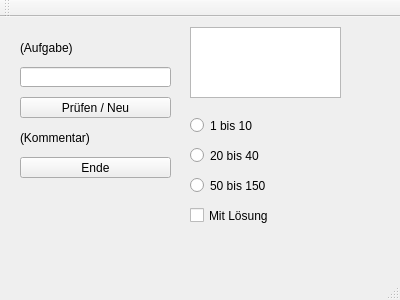
<?xml version="1.0" encoding="UTF-8"?>
<ui version="4.0">
 <class>MainWindow</class>
 <widget class="QMainWindow" name="MainWindow">
  <property name="geometry">
   <rect>
    <x>0</x>
    <y>0</y>
    <width>400</width>
    <height>300</height>
   </rect>
  </property>
  <property name="windowTitle">
   <string>MainWindow</string>
  </property>
  <widget class="QWidget" name="centralWidget">
   <widget class="QLabel" name="LblAufgabe">
    <property name="geometry">
     <rect>
      <x>20</x>
      <y>20</y>
      <width>151</width>
      <height>21</height>
     </rect>
    </property>
    <property name="text">
     <string>(Aufgabe)</string>
    </property>
   </widget>
   <widget class="QLineEdit" name="EdtEingabe">
    <property name="geometry">
     <rect>
      <x>20</x>
      <y>50</y>
      <width>151</width>
      <height>20</height>
     </rect>
    </property>
   </widget>
   <widget class="QPushButton" name="CmdPruefenNeu">
    <property name="geometry">
     <rect>
      <x>20</x>
      <y>80</y>
      <width>151</width>
      <height>21</height>
     </rect>
    </property>
    <property name="text">
     <string>Prüfen / Neu</string>
    </property>
   </widget>
   <widget class="QLabel" name="LblKommentar">
    <property name="geometry">
     <rect>
      <x>20</x>
      <y>110</y>
      <width>151</width>
      <height>21</height>
     </rect>
    </property>
    <property name="text">
     <string>(Kommentar)</string>
    </property>
   </widget>
   <widget class="QPushButton" name="CmdEnde">
    <property name="geometry">
     <rect>
      <x>20</x>
      <y>140</y>
      <width>151</width>
      <height>21</height>
     </rect>
    </property>
    <property name="text">
     <string>Ende</string>
    </property>
   </widget>
   <widget class="QListWidget" name="LstOperation">
    <property name="geometry">
     <rect>
      <x>190</x>
      <y>10</y>
      <width>151</width>
      <height>71</height>
     </rect>
    </property>
   </widget>
   <widget class="QRadioButton" name="Opt1bis10">
    <property name="geometry">
     <rect>
      <x>190</x>
      <y>100</y>
      <width>151</width>
      <height>17</height>
     </rect>
    </property>
    <property name="text">
     <string>1 bis 10</string>
    </property>
   </widget>
   <widget class="QRadioButton" name="Opt20bis40">
    <property name="geometry">
     <rect>
      <x>190</x>
      <y>130</y>
      <width>151</width>
      <height>17</height>
     </rect>
    </property>
    <property name="text">
     <string>20 bis 40</string>
    </property>
   </widget>
   <widget class="QRadioButton" name="Opt50bis150">
    <property name="geometry">
     <rect>
      <x>190</x>
      <y>160</y>
      <width>151</width>
      <height>17</height>
     </rect>
    </property>
    <property name="text">
     <string>50 bis 150</string>
    </property>
   </widget>
   <widget class="QCheckBox" name="ChkLoesung">
    <property name="geometry">
     <rect>
      <x>190</x>
      <y>190</y>
      <width>151</width>
      <height>17</height>
     </rect>
    </property>
    <property name="text">
     <string>Mit Lösung</string>
    </property>
   </widget>
  </widget>
  <widget class="QMenuBar" name="menuBar">
   <property name="geometry">
    <rect>
     <x>0</x>
     <y>0</y>
     <width>400</width>
     <height>21</height>
    </rect>
   </property>
  </widget>
  <widget class="QToolBar" name="mainToolBar">
   <attribute name="toolBarArea">
    <enum>TopToolBarArea</enum>
   </attribute>
   <attribute name="toolBarBreak">
    <bool>false</bool>
   </attribute>
  </widget>
  <widget class="QStatusBar" name="statusBar"/>
 </widget>
 <layoutdefault spacing="6" margin="11"/>
 <resources/>
 <connections/>
</ui>
